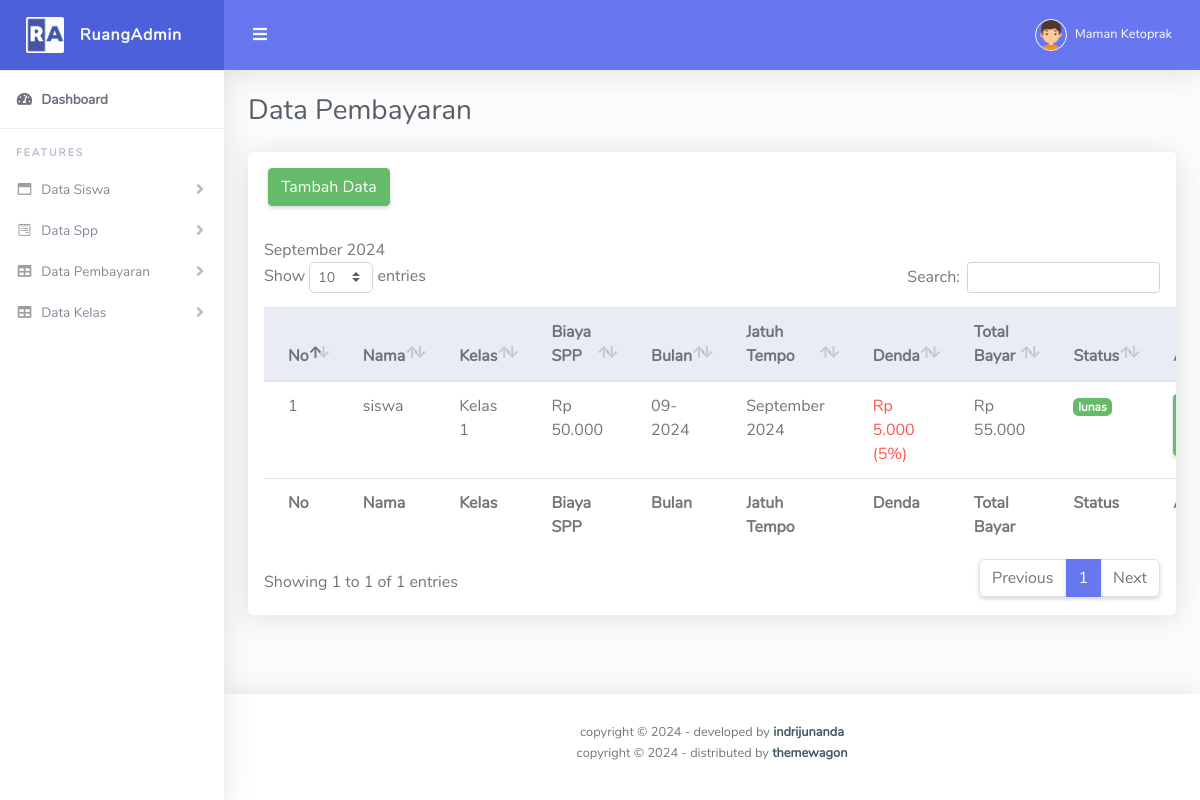
Page /admin/pembayaran.php (signed in) on the committed database.
### tables this page shows
CREATE TABLE `pembayaran_221043` (
  `id_221043` int(11) NOT NULL,
  `siswa_id_221043` int(11) DEFAULT NULL,
  `spp_id_221043` int(11) DEFAULT NULL,
  `tanggal_bayar_221043` date DEFAULT NULL,
  `bukti_pembayaran_221043` varchar(255) DEFAULT NULL,
  `bulan_221043` varchar(255) NOT NULL,
  `status_221043` enum('pending','lunas') DEFAULT 'pending'
);

CREATE TABLE `siswa_221043` (
  `id_221043` int(11) NOT NULL,
  `nama_221043` varchar(255) NOT NULL,
  `username_221043` varchar(255) NOT NULL,
  `id_kelas_221043` int(11) NOT NULL,
  `alamat_221043` text DEFAULT NULL,
  `orangtua_id_221043` int(11) DEFAULT NULL,
  `password_221043` varchar(255) NOT NULL
);

CREATE TABLE `kelas_221043` (
  `id_221043` int(11) NOT NULL,
  `kelas_221043` varchar(255) NOT NULL
);

CREATE TABLE `spp_221043` (
  `id_221043` int(11) NOT NULL,
  `id_kelas_221043` int(11) NOT NULL,
  `biaya_221043` decimal(10,0) NOT NULL
);

### admin/pembayaran.php (the view, shortened to what this page needs)
<?php
include '../koneksi.php';
function hitungDenda($tanggal_jatuh_tempo, $biaya_spp) {
  $denda_per_bulan = 0.05;
  $sekarang = new DateTime();
  $jatuh_tempo = new DateTime($tanggal_jatuh_tempo);
  $interval = $jatuh_tempo->diff($sekarang);
  $selisih_bulan = ($interval->y * 12) + $interval->m;
  $total_denda = $biaya_spp * $denda_per_bulan * $selisih_bulan;
  return $total_denda;
}
$tampil = mysqli_query($koneksi, "SELECT
    pembayaran_221043.*,
    siswa_221043.nama_221043 AS nama_siswa,
    spp_221043.biaya_221043 AS biaya_spp,
    kelas_221043.kelas_221043 AS kelas,
    DATE_FORMAT(CONCAT('2024-', SUBSTRING(pembayaran_221043.bulan_221043, 1, 2), '-01'), '%Y-%m-%d') as tanggal_jatuh_tempo
FROM
    pembayaran_221043
JOIN
    siswa_221043 ON pembayaran_221043.siswa_id_221043 = siswa_221043.id_221043
JOIN
    kelas_221043 ON siswa_221043.id_kelas_221043 = kelas_221043.id_221043
JOIN
    spp_221043 ON siswa_221043.id_kelas_221043 = spp_221043.id_kelas_221043
");
?>
<!DOCTYPE html>
<html lang="en">
<head>
  <link href="../assets/vendor/fontawesome-free/css/all.min.css" rel="stylesheet" type="text/css">
  <link href="../assets/vendor/bootstrap/css/bootstrap.min.css" rel="stylesheet" type="text/css">
  <link href="../assets/css/ruang-admin.min.css" rel="stylesheet">
  <link href="../assets/vendor/datatables/dataTables.bootstrap4.min.css" rel="stylesheet">
</head>
<body id="page-top">
  <div id="wrapper">
    <ul class="navbar-nav sidebar sidebar-light accordion" id="accordionSidebar">
      <a class="sidebar-brand d-flex align-items-center justify-content-center" href="index.html">
        <div class="sidebar-brand-icon">
          <img src="img/logo/logo2.png">
        </div>
        <div class="sidebar-brand-text mx-3">RuangAdmin</div>
      </a>
      <hr class="sidebar-divider my-0">
      <li class="nav-item active">
        <a class="nav-link" href="index.php">
          <i class="fas fa-fw fa-tachometer-alt"></i>
          <span>Dashboard</span></a>
      </li>
      <hr class="sidebar-divider">
      <div class="sidebar-heading">
        Features
      </div>
      <li class="nav-item">
        <a class="nav-link collapsed" href="#" data-toggle="collapse" data-target="#collapseBootstrap"
          aria-expanded="true" aria-controls="collapseBootstrap">
          <i class="far fa-fw fa-window-maximize"></i>
          <span>Data Siswa</span>
        </a>
      </li>
      <li class="nav-item">
        <a class="nav-link collapsed" href="#" data-toggle="collapse" data-target="#collapseForm" aria-expanded="true"
          aria-controls="collapseForm">
          <i class="fab fa-fw fa-wpforms"></i>
          <span>Data Spp</span>
        </a>
      </li>
      <li class="nav-item">
        <a class="nav-link collapsed" href="#" data-toggle="collapse" data-target="#collapseTable" aria-expanded="true"
          aria-controls="collapseTable">
          <i class="fas fa-fw fa-table"></i>
          <span>Data Pembayaran</span>
        </a>
      </li>
      <li class="nav-item">
        <a class="nav-link collapsed" href="#" data-toggle="collapse" data-target="#kelas" aria-expanded="true"
          aria-controls="kelas">
          <i class="fas fa-fw fa-table"></i>
          <span>Data Kelas</span>
        </a>
      </li>
    </ul>
    <div id="content-wrapper" class="d-flex flex-column">
      <div id="content">
        <nav class="navbar navbar-expand navbar-light bg-navbar topbar mb-4 static-top">
          <button id="sidebarToggleTop" class="btn btn-link rounded-circle mr-3">
            <i class="fa fa-bars"></i>
          </button>
          <ul class="navbar-nav ml-auto">
            <li class="nav-item dropdown no-arrow">
              <a class="nav-link dropdown-toggle" href="#" id="userDropdown" role="button" data-toggle="dropdown"
                aria-haspopup="true" aria-expanded="false">
                <img class="img-profile rounded-circle" src="img/boy.png" style="max-width: 60px">
                <span class="ml-2 d-none d-lg-inline text-white small">Maman Ketoprak</span>
              </a>
            </li>
          </ul>
        </nav>
        <div class="container-fluid" id="container-wrapper">
          <div class="d-sm-flex align-items-center justify-content-between mb-4">
            <h1 class="h3 mb-0 text-gray-800">Data Pembayaran</h1>
          </div>
          <div class="row">
            <div class="col-lg-12">
              <div class="card mb-4">
              <div class="card-header py-3 d-flex flex-row align-items-center justify-content-between">
                  <a class="btn btn-success" href="tambahpembayaran.php">Tambah Data</a>
                </div>
                <div class="table-responsive p-3">
                  <table class="table align-items-center table-flush" id="dataTable">
                    <thead class="thead-light">
                      <tr>
                            <th>No</th>
                            <th>Nama</th>
                            <th>Kelas</th>
                            <th>Biaya SPP</th>
                            <th>Bulan</th>
                            <th>Jatuh Tempo</th>
                            <th>Denda</th>
                            <th>Total Bayar</th>
                            <th>Status</th>
                            <th>Aksi</th>
                      </tr>
                    </thead>
                    <tfoot>
                      <tr>
                            <th>No</th>
                            <th>Nama</th>
                            <th>Kelas</th>
                            <th>Biaya SPP</th>
                            <th>Bulan</th>
                            <th>Jatuh Tempo</th>
                            <th>Denda</th>
                            <th>Total Bayar</th>
                            <th>Status</th>
                            <th>Aksi</th>
                      </tr>
                    </tfoot>
                    <tbody>
                    <?php
                        $no = 1;
                        while($data = mysqli_fetch_array($tampil)):
                            $denda = hitungDenda($data['tanggal_jatuh_tempo'], $data['biaya_spp']);
                            $total_bayar = $data['biaya_spp'] + $denda;
                            $date = $data['bulan_221043'];
                            if ($date) {
                                list($month, $year) = explode('-', $date);
                                $bulan_indo = [
                                    '01' => 'Januari',
                                    '02' => 'Februari',
                                    '03' => 'Maret',
                                    '04' => 'April',
                                    '05' => 'Mei',
                                    '06' => 'Juni',
                                    '07' => 'Juli',
                                    '08' => 'Agustus',
                                    '09' => 'September',
                                    '10' => 'Oktober',
                                    '11' => 'November',
                                    '12' => 'Desember'
                                ];
                            } else {
                                echo 'Tanggal tidak valid';
                            }
                        ?>
                      <tr>
                            <td><?= $no++ ?></td>
                            <td><?= $data['nama_siswa'] ?></td>
                            <td><?= $data['kelas'] ?></td>
                            <td>Rp <?= number_format($data['biaya_spp'], 0, ',', '.') ?></td>
                            <td><?= $data['bulan_221043'] ?></td>
                            <td><?= $bulan_indo[$month] . ' ' . $year?></td>
                            <td><?php
                                if ($denda > 0) {
                                  echo '<span class="text-danger">Rp ' . number_format($denda, 0, ',', '.') . ' (5%)</span>';
                                } else {
                                    echo '-';
                                }
                            ?></td>
                            <td>Rp <?= number_format($total_bayar, 0, ',', '.') ?></td>
                            <td>
                                <?php if ($data['status_221043'] == 'pending'): ?>
                                    <span class="badge badge-warning"><?= $data['status_221043'] ?></span>
                                <?php else: ?>
                                    <span class="badge badge-success"><?= $data['status_221043'] ?></span>
                                <?php endif; ?>
                            </td>
                        <td>
                            <a class="btn btn-success viewBukti" href="#"
                              data-toggle="modal"
                              data-target="#buktiModal"
                              data-id="<?= $data['id_221043'] ?>"
                              data-bukti="<?= $data['bukti_pembayaran_221043'] ?>"
                              data-status="<?= $data['status_221043'] ?>">
                            </a>
                        </td>
                      </tr>
                      <?php
                      endwhile;
                      ?>
                    </tbody>
                  </table>
                </div>
              </div>
            </div>
          </div>
        </div>
      </div>
      <footer class="sticky-footer bg-white">
        <div class="container my-auto">
          <div class="copyright text-center my-auto">
            <span>copyright &copy; <script> document.write(new Date().getFullYear()); </script> - developed by
              <b><a href="https://indrijunanda.gitlab.io/" target="_blank">indrijunanda</a></b>
            </span>
          </div>
        </div>
        <div class="container my-auto py-2">
          <div class="copyright text-center my-auto">
            <span>copyright &copy; <script> document.write(new Date().getFullYear()); </script> - distributed by
              <b><a href="https://themewagon.com/" target="_blank">themewagon</a></b>
            </span>
          </div>
        </div>
      </footer>
    </div>
  </div>
</body>
</html>

### rows in the picture
pembayaran_221043: siswa_id_221043.nama_221043 "siswa", kelas_221043.kelas_221043 "Kelas 1", spp_id_221043.biaya_221043 "50.000", bulan_221043 "09-2024", month "September", year "2024", denda "5.000", total_bayar "55.000", status_221043 "lunas"
